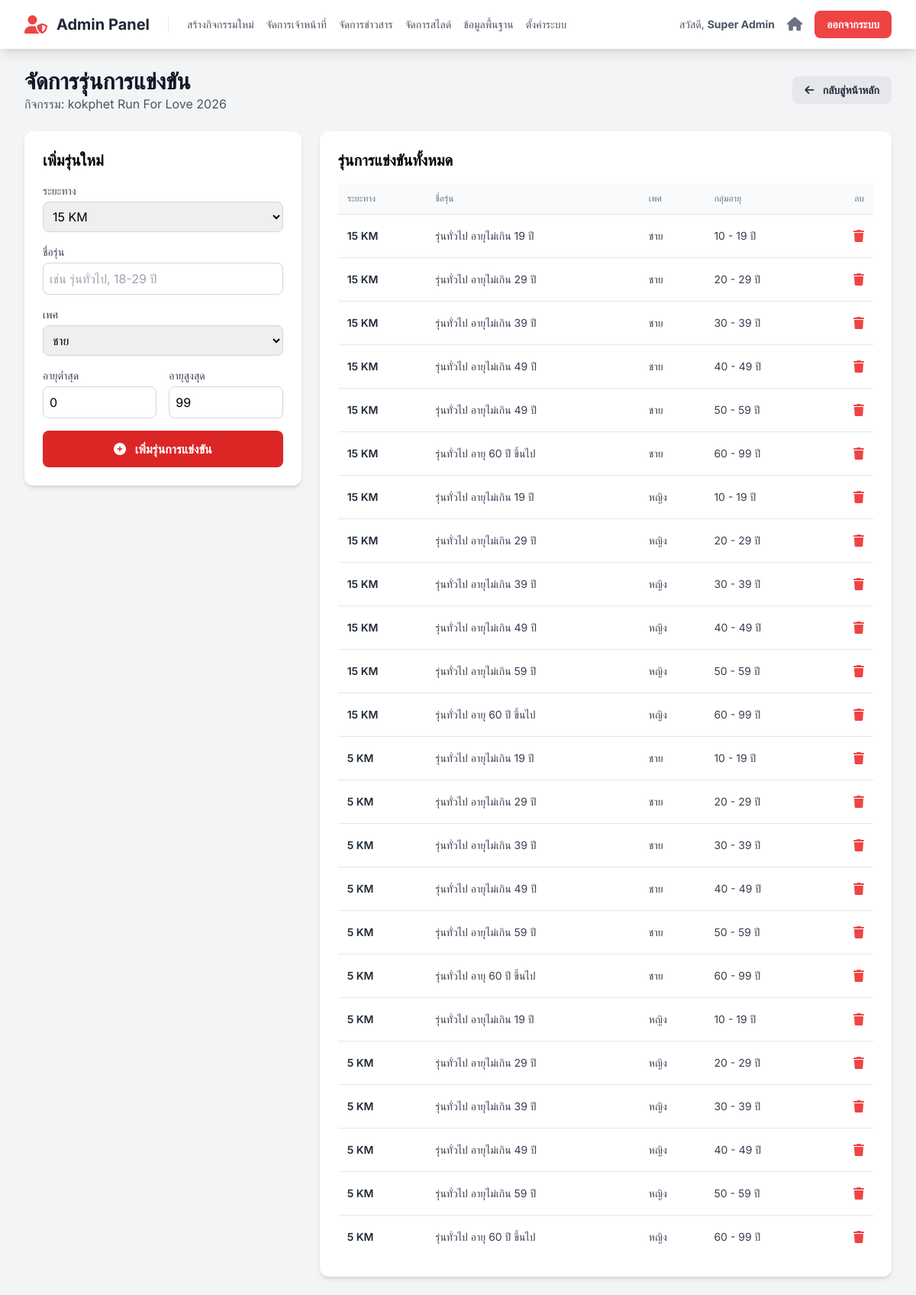
The page /admin/event_categories.php?event_id=1 (signed in) on the database its author committed.
### tables this page shows
CREATE TABLE `events` (
  `id` int(11) NOT NULL,
  `event_code` varchar(50) NOT NULL COMMENT 'รหัสอ้างอิงกิจกรรม เช่น sskpa-run-25',
  `name` varchar(255) NOT NULL COMMENT 'ชื่อกิจกรรม',
  `slogan` varchar(255) DEFAULT NULL,
  `theme_color` varchar(20) NOT NULL DEFAULT 'indigo',
  `color_code` varchar(7) NOT NULL DEFAULT '#4f46e5',
  `logo_text` varchar(100) DEFAULT NULL,
  `is_visible` tinyint(1) NOT NULL DEFAULT 1,
  `is_cancelled` tinyint(1) NOT NULL DEFAULT 0,
  `sort_order` int(11) NOT NULL DEFAULT 0,
  `is_registration_open` tinyint(1) NOT NULL DEFAULT 0 COMMENT '0=ปิด, 1=เปิด',
  `organizer` varchar(255) DEFAULT NULL,
  `organizer_phone` varchar(50) DEFAULT NULL,
  `organizer_email` varchar(100) DEFAULT NULL,
  `organizer_line_id` varchar(100) DEFAULT NULL,
  `organizer_logo_url` text DEFAULT NULL,
  `contact_person_name` varchar(255) DEFAULT NULL,
  `contact_person_phone` varchar(50) DEFAULT NULL,
  `payment_bank` varchar(100) DEFAULT NULL,
  `payment_account_name` varchar(255) DEFAULT NULL,
  `payment_account_number` varchar(50) DEFAULT NULL,
  `payment_qr_code_url` text DEFAULT NULL,
  `enable_shipping` tinyint(1) NOT NULL DEFAULT 0 COMMENT '0=ปิด, 1=เปิดใช้งานตัวเลือกการจัดส่ง',
  `shipping_cost` decimal(10,2) NOT NULL DEFAULT 0.00 COMMENT 'ค่าจัดส่ง (ถ้ามี)',
  `start_date` datetime NOT NULL,
  `cover_image_url` text DEFAULT NULL,
  `card_thumbnail_url` text DEFAULT NULL,
  `map_embed_url` text DEFAULT NULL,
  `map_direction_url` text DEFAULT NULL,
  `description` text DEFAULT NULL,
  `awards_description` text DEFAULT NULL,
  `bib_prefix` varchar(20) DEFAULT NULL COMMENT 'คำนำหน้า BIB',
  `bib_start_number` int(11) NOT NULL DEFAULT 1 COMMENT 'เลข BIB เริ่มต้น',
  `bib_padding` int(11) NOT NULL DEFAULT 4 COMMENT 'จำนวนหลักของเลข BIB',
  `bib_next_number` int(11) DEFAULT NULL COMMENT 'เลข BIB ลำดับถัดไปที่จะใช้',
  `corral_settings` longtext DEFAULT NULL COMMENT 'การตั้งค่ากลุ่มปล่อยตัว' CHECK (json_valid(`corral_settings`)),
  `payment_deadline` datetime DEFAULT NULL COMMENT 'วันหมดเขตการชำระเงิน',
  `bib_background_url` text DEFAULT NULL COMMENT 'Path to custom BIB background image',
  `merch_link` text DEFAULT NULL COMMENT 'ลิงก์สำหรับสั่งซื้อเสื้อ',
  `merch_enabled` tinyint(1) NOT NULL DEFAULT 0 COMMENT '0=ปิด, 1=เปิด ปุ่มสั่งซื้อเสื้อ'
);

CREATE TABLE `race_categories` (
  `id` int(11) NOT NULL,
  `event_id` int(11) NOT NULL,
  `distance` varchar(100) NOT NULL,
  `name` varchar(255) NOT NULL,
  `gender` enum('ชาย','หญิง') NOT NULL,
  `minAge` int(11) NOT NULL DEFAULT 0,
  `maxAge` int(11) NOT NULL DEFAULT 99
);

### functions.php (called while the page is built, shortened)
<?php
function e($data) {
    return htmlspecialchars($data ?? '', ENT_QUOTES, 'UTF-8');
}
?>

### admin/event_categories.php (the view, shortened to what this page needs)
<?php
require_once '../config.php';
require_once '../functions.php';
$event_id = intval($_GET['event_id']);
$event_stmt = $mysqli->prepare("SELECT name FROM events WHERE id = ?");
$event_stmt->bind_param("i", $event_id);
$event_stmt->execute();
$event = $event_stmt->get_result()->fetch_assoc();
$distances_stmt = $mysqli->prepare("SELECT name FROM distances WHERE event_id = ? ORDER BY price DESC");
$distances_stmt->bind_param("i", $event_id);
$distances_stmt->execute();
$distances = $distances_stmt->get_result()->fetch_all(MYSQLI_ASSOC);
$cat_stmt = $mysqli->prepare("SELECT * FROM race_categories WHERE event_id = ? ORDER BY distance, gender, minAge");
$cat_stmt->bind_param("i", $event_id);
$cat_stmt->execute();
$categories = $cat_stmt->get_result()->fetch_all(MYSQLI_ASSOC);
include 'partials/header.php';
?>
<div class="flex justify-between items-center mb-6">
    <div>
        <h1 class="text-3xl font-bold text-gray-900">จัดการรุ่นการแข่งขัน</h1>
        <p class="text-gray-600">กิจกรรม: <?= e($event['name']) ?></p>
    </div>
    <a href="index.php" class="bg-gray-200 hover:bg-gray-300 text-gray-800 font-bold py-2 px-4 rounded-lg text-sm">
        <i class="fa-solid fa-arrow-left mr-2"></i> กลับสู่หน้าหลัก
    </a>
</div>
<div class="grid grid-cols-1 lg:grid-cols-3 gap-6">
    <div class="lg:col-span-1 bg-white p-6 rounded-xl shadow-md h-fit">
        <h3 class="text-xl font-semibold mb-4">เพิ่มรุ่นใหม่</h3>
        <form action="../actions/manage_categories.php" method="POST" class="space-y-4">
            <div>
                <label for="distance" class="block text-sm font-medium text-gray-700">ระยะทาง</label>
                <select name="distance" id="distance" required class="mt-1 block w-full border border-gray-300 rounded-lg p-2">
                    <?php if (empty($distances)): ?>
                        <option value="">-- กรุณาเพิ่มระยะทางก่อน --</option>
                    <?php else: ?>
                        <?php foreach($distances as $dist): ?>
                            <option value="<?= e($dist['name']) ?>"><?= e($dist['name']) ?></option>
                        <?php endforeach; ?>
                    <?php endif; ?>
                </select>
            </div>
            <div>
                <label for="name" class="block text-sm font-medium text-gray-700">ชื่อรุ่น</label>
                <input type="text" name="name" id="name" required placeholder="เช่น รุ่นทั่วไป, 18-29 ปี" class="mt-1 block w-full border border-gray-300 rounded-lg p-2">
            </div>
            <div>
                <label for="gender" class="block text-sm font-medium text-gray-700">เพศ</label>
                <select name="gender" id="gender" required class="mt-1 block w-full border border-gray-300 rounded-lg p-2">
                    <option value="ชาย">ชาย</option>
                </select>
            </div>
            <div class="grid grid-cols-2 gap-4">
                <div>
                    <label for="minAge" class="block text-sm font-medium text-gray-700">อายุต่ำสุด</label>
                    <input type="number" name="minAge" id="minAge" required value="0" class="mt-1 block w-full border border-gray-300 rounded-lg p-2">
                </div>
                 <div>
                    <label for="maxAge" class="block text-sm font-medium text-gray-700">อายุสูงสุด</label>
                    <input type="number" name="maxAge" id="maxAge" required value="99" class="mt-1 block w-full border border-gray-300 rounded-lg p-2">
                </div>
            </div>
            <button type="submit" class="w-full bg-red-600 hover:bg-red-700 text-white font-bold py-3 px-4 rounded-lg" <?= empty($distances) ? 'disabled' : '' ?>>
                <i class="fa-solid fa-plus-circle mr-2"></i> เพิ่มรุ่นการแข่งขัน
            </button>
        </form>
    </div>
    <div class="lg:col-span-2 bg-white p-6 rounded-xl shadow-md">
        <h3 class="text-xl font-semibold mb-4">รุ่นการแข่งขันทั้งหมด</h3>
        <div class="overflow-x-auto">
            <table class="min-w-full divide-y divide-gray-200">
                <thead class="bg-gray-50">
                    <tr>
                        <th class="px-3 py-3 text-left text-xs font-medium text-gray-500 uppercase">ระยะทาง</th>
                        <th class="px-3 py-3 text-left text-xs font-medium text-gray-500 uppercase">ชื่อรุ่น</th>
                        <th class="px-3 py-3 text-left text-xs font-medium text-gray-500 uppercase">เพศ</th>
                        <th class="px-3 py-3 text-left text-xs font-medium text-gray-500 uppercase">กลุ่มอายุ</th>
                        <th class="px-3 py-3 text-right text-xs font-medium text-gray-500 uppercase">ลบ</th>
                    </tr>
                </thead>
                <tbody class="bg-white divide-y divide-gray-200">
                <?php if (empty($categories)): ?>
                    <tr><td colspan="5" class="text-center py-6 text-gray-500">ยังไม่มีการสร้างรุ่นการแข่งขัน</td></tr>
                <?php else: ?>
                    <?php foreach($categories as $cat): ?>
                    <tr class="hover:bg-gray-50">
                        <td class="px-3 py-4 text-sm font-semibold text-gray-800"><?= e($cat['distance']) ?></td>
                        <td class="px-3 py-4 text-sm text-gray-700"><?= e($cat['name']) ?></td>
                        <td class="px-3 py-4 text-sm text-gray-700"><?= e($cat['gender']) ?></td>
                        <td class="px-3 py-4 text-sm text-gray-700"><?= e($cat['minAge']) ?> - <?= e($cat['maxAge']) ?> ปี</td>
                        <td class="px-3 py-4 text-right">
                            <form action="../actions/manage_categories.php" method="POST" onsubmit="return confirm('คุณแน่ใจหรือไม่ว่าต้องการลบรุ่นนี้?');">
                                <button type="submit" class="text-red-500 hover:text-red-700" title="ลบ">
                                    <i class="fa-solid fa-trash"></i>
                                </button>
                            </form>
                        </td>
                    </tr>
                    <?php endforeach; ?>
                <?php endif; ?>
                </tbody>
            </table>
        </div>
    </div>
</div>
<?php
include 'partials/footer.php';
?>

### admin/partials/header.php (style rules this page uses)
body { font-family: 'Inter', 'Sarabun', sans-serif; }

### rows shown on the page
events: name "kokphet Run For Love 2026"
race_categories: distance "15 KM", name "รุ่นทั่วไป อายุไม่เกิน 19 ปี", gender "ชาย", minAge "10", maxAge "19"
race_categories: distance "15 KM", name "รุ่นทั่วไป อายุไม่เกิน 29 ปี", gender "ชาย", minAge "20", maxAge "29"
race_categories: distance "15 KM", name "รุ่นทั่วไป อายุไม่เกิน 39 ปี", gender "ชาย", minAge "30", maxAge "39"
race_categories: distance "15 KM", name "รุ่นทั่วไป อายุไม่เกิน 49 ปี", gender "ชาย", minAge "40", maxAge "49"
race_categories: distance "15 KM", name "รุ่นทั่วไป อายุไม่เกิน 49 ปี", gender "ชาย", minAge "50", maxAge "59"
race_categories: distance "15 KM", name "รุ่นทั่วไป อายุ 60 ปี ขึ้นไป", gender "ชาย", minAge "60", maxAge "99"
race_categories: distance "15 KM", name "รุ่นทั่วไป อายุไม่เกิน 19 ปี", gender "หญิง", minAge "10", maxAge "19"
race_categories: distance "15 KM", name "รุ่นทั่วไป อายุไม่เกิน 29 ปี", gender "หญิง", minAge "20", maxAge "29"
race_categories: distance "15 KM", name "รุ่นทั่วไป อายุไม่เกิน 39 ปี", gender "หญิง", minAge "30", maxAge "39"
race_categories: distance "15 KM", name "รุ่นทั่วไป อายุไม่เกิน 49 ปี", gender "หญิง", minAge "40", maxAge "49"
race_categories: distance "15 KM", name "รุ่นทั่วไป อายุไม่เกิน 59 ปี", gender "หญิง", minAge "50", maxAge "59"
race_categories: distance "15 KM", name "รุ่นทั่วไป อายุ 60 ปี ขึ้นไป", gender "หญิง", minAge "60", maxAge "99"
race_categories: distance "5 KM", name "รุ่นทั่วไป อายุไม่เกิน 19 ปี", gender "ชาย", minAge "10", maxAge "19"
race_categories: distance "5 KM", name "รุ่นทั่วไป อายุไม่เกิน 29 ปี", gender "ชาย", minAge "20", maxAge "29"
race_categories: distance "5 KM", name "รุ่นทั่วไป อายุไม่เกิน 39 ปี", gender "ชาย", minAge "30", maxAge "39"
race_categories: distance "5 KM", name "รุ่นทั่วไป อายุไม่เกิน 49 ปี", gender "ชาย", minAge "40", maxAge "49"
race_categories: distance "5 KM", name "รุ่นทั่วไป อายุไม่เกิน 59 ปี", gender "ชาย", minAge "50", maxAge "59"
race_categories: distance "5 KM", name "รุ่นทั่วไป อายุ 60 ปี ขึ้นไป", gender "ชาย", minAge "60", maxAge "99"
race_categories: distance "5 KM", name "รุ่นทั่วไป อายุไม่เกิน 19 ปี", gender "หญิง", minAge "10", maxAge "19"
race_categories: distance "5 KM", name "รุ่นทั่วไป อายุไม่เกิน 29 ปี", gender "หญิง", minAge "20", maxAge "29"
race_categories: distance "5 KM", name "รุ่นทั่วไป อายุไม่เกิน 39 ปี", gender "หญิง", minAge "30", maxAge "39"
race_categories: distance "5 KM", name "รุ่นทั่วไป อายุไม่เกิน 49 ปี", gender "หญิง", minAge "40", maxAge "49"
race_categories: distance "5 KM", name "รุ่นทั่วไป อายุไม่เกิน 59 ปี", gender "หญิง", minAge "50", maxAge "59"
race_categories: distance "5 KM", name "รุ่นทั่วไป อายุ 60 ปี ขึ้นไป", gender "หญิง", minAge "60", maxAge "99"

### other values the page prints
$staff_info['full_name'] "Super Admin"
form field distance "15 KM"
